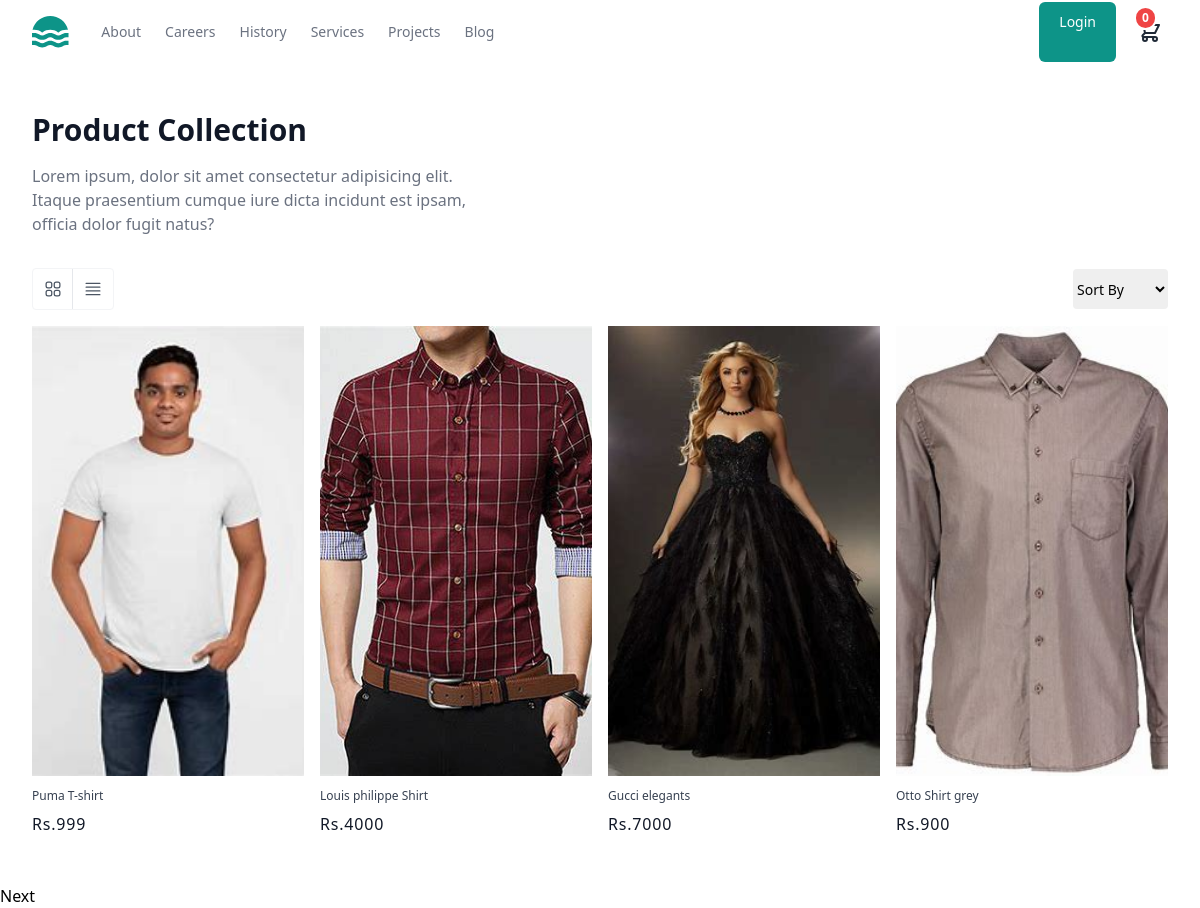
The app's page /index/ with its own data.
### store/models.py (models this page shows, shortened)
class BaseModel(models.Model):
    created_date=models.DateTimeField(auto_now_add=True)
    updated_date=models.DateTimeField(auto_now=True)
    is_active=models.BooleanField(default=True)

class Product(BaseModel):
    title=models.CharField(max_length=200)
    description=models.TextField()
    price=models.PositiveIntegerField()
    picture=models.ImageField(upload_to="product_images",null=True,blank=True)
    brand_object=models.ForeignKey(Brand,on_delete=models.CASCADE)
    category_object=models.ForeignKey(Category,on_delete=models.CASCADE)
    size_objects=models.ManyToManyField(Size)
    tag_objects=models.ManyToManyField(Tag)
    color=models.CharField(max_length=200)

### store/views.py (the view)
# urls.py: path('index/',views.ProductListView.as_view(),name="product-list"),
class ProductListView(View):
    template_name="index.html"
    def get(self,request,*args,**kwargs):
        qs=Product.objects.all()
        paginator=Paginator(qs,4)
        page_number=request.GET.get("page")
        page_obj=paginator.get_page(page_number)
        return render(request,self.template_name,{"page_obj":page_obj})
    """
    current page number - ?page={{page_obj.number}}

    next page number - ?page={{page_obj.next_page_number}}

    previous page number - ?page={{page_obj.previous_page_number}}

    last page number - ?page={{page_obj.paginator.num_pages}}


    """

### store/context_processors.py (called while the page is built)
def item_count_context(request):
    count=0
    if request.user.is_authenticated:
        count=BasketItem.objects.filter(basket_object=request.user.cart,is_order_placed=False).count()
    return {"item_count":count}

### store/templates/index.html (shortened to what this page needs)
{%extends 'base.html'%}
{%block main_block%}
<section>
    <div class="mx-auto max-w-screen-xl px-4 py-8 sm:px-6 sm:py-12 lg:px-8">
      <header>
        <h2 class="text-xl font-bold text-gray-900 sm:text-3xl">Product Collection</h2>
        <p class="mt-4 max-w-md text-gray-500">
          Lorem ipsum, dolor sit amet consectetur adipisicing elit. Itaque praesentium cumque iure
          dicta incidunt est ipsam, officia dolor fugit natus?
        </p>
      </header>
      <div class="mt-8 flex items-center justify-between">
        <div class="flex rounded border border-gray-100">
          <button
            class="inline-flex size-10 items-center justify-center border-e text-gray-600 transition hover:bg-gray-50 hover:text-gray-700"
          >
          </button>
          <button
            class="inline-flex size-10 items-center justify-center text-gray-600 transition hover:bg-gray-50 hover:text-gray-700"
          >
            <svg
              xmlns="http://www.w3.org/2000/svg"
              fill="none"
              viewBox="0 0 24 24"
              stroke-width="1.5"
              stroke="currentColor"
              class="size-5"
            >
              <path
                stroke-linecap="round"
                stroke-linejoin="round"
                d="M3.75 5.25h16.5m-16.5 4.5h16.5m-16.5 4.5h16.5m-16.5 4.5h16.5"
              />
            </svg>
          </button>
        </div>
        <div>
          <select id="SortBy" class="h-10 rounded border-gray-300 text-sm">
            <option>Sort By</option>
          </select>
        </div>
      </div>
      <ul class="mt-4 grid gap-4 sm:grid-cols-2 lg:grid-cols-4">
          {%for p in page_obj%}
          <li>
          <a href="{%url 'product-detail' p.id%}" class="group block overflow-hidden">
           {%if p.picture%}
           <img
           src="{{p.picture.url}}"
           alt=""
           class="h-[350px] w-full object-cover transition duration-500 group-hover:scale-105 sm:h-[450px]"
         />
           {%else%}
           <img
           src="https://images.unsplash.com/photo-1523381210434-271e8be1f52b?ixlib=rb-1.2.1&ixid=MnwxMjA3fDB8MHxwaG90by1wYWdlfHx8fGVufDB8fHx8&auto=format&fit=crop&w=1770&q=80"
           alt=""
           class="h-[350px] w-full object-cover transition duration-500 group-hover:scale-105 sm:h-[450px]"
         />
           {%endif%}
            <div class="relative bg-white pt-3">
              <h3 class="text-xs text-gray-700 group-hover:underline group-hover:underline-offset-4">
                {{p.title}}
              </h3>
              <p class="mt-2">
                <span class="tracking-wider text-gray-900">Rs.{{p.price}} </span>
              </p>
            </div>
          </a>
        </li>
        {%endfor%}
      </ul>
    </div>
  </section>
{%if page_obj.has_next%}
<a href="?page={{page_obj.next_page_number}}">Next</a>
{%endif%}
{%endblock%}

### records on screen
Product: picture (picture), title "Puma T-shirt", price "999"
Product: picture (picture), title "Louis philippe Shirt", price "4000"
Product: picture (picture), title "Gucci elegants", price "7000"
Product: picture (picture), title "Otto Shirt grey", price "900"

### other values on screen
{{ item_count }} "0"
